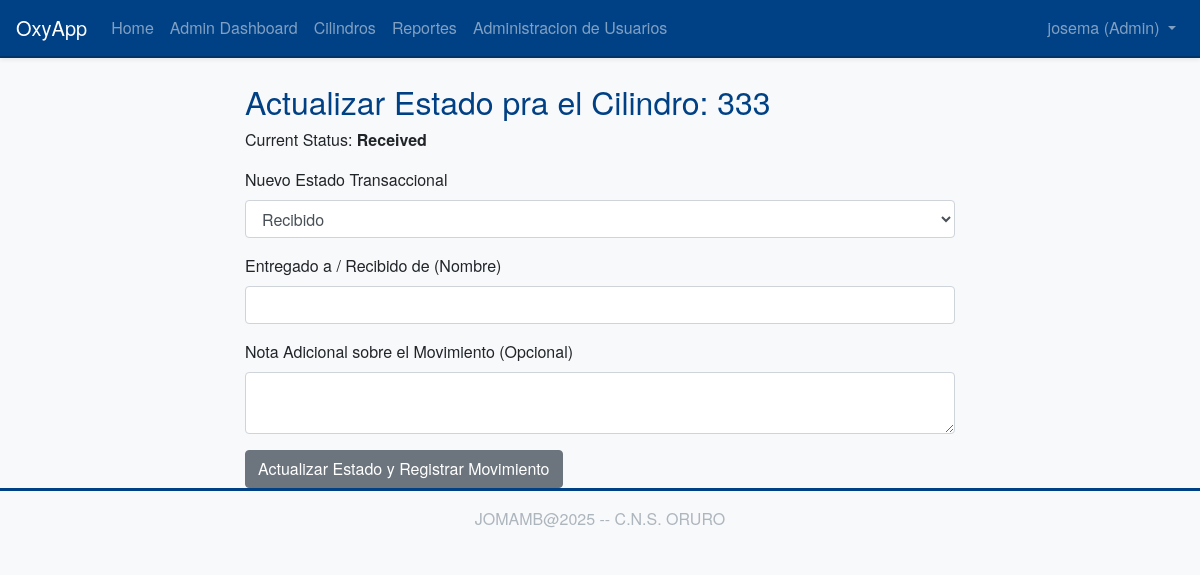
Screenshot of /cylinders/3/update_status (signed in) with the database file from the repository.
### app/models/user.py (models this page shows, shortened)
class User(UserMixin, db.Model):
    __tablename__ = 'user'
    id = db.Column(db.Integer, primary_key=True)
    username = db.Column(db.String(64), index=True, unique=True, nullable=False)
    email = db.Column(db.String(120), index=True, unique=True, nullable=False)
    password_hash = db.Column(db.String(128))
    nombre = db.Column(db.String(64), index=True, nullable=True)
    apellidos = db.Column(db.String(128), index=True, nullable=True)
    role = db.Column(db.String(10), default='user', nullable=False)
    movimientos_registrados = db.relationship(
        'HistorialMovimiento',
        foreign_keys=[HistorialMovimiento.user_id],
        backref=db.backref('usuario', lazy='joined'),
        lazy='dynamic',
        order_by=desc(HistorialMovimiento.fecha_movimiento)
    )

### app/models/cylinder.py (models this page shows, shortened)
class Cylinder(db.Model):
    __tablename__ = 'cylinder'
    id = db.Column(db.Integer, primary_key=True)
    cylinder_id_tag = db.Column(db.String(64), index=True, unique=True, nullable=False)
    status = db.Column(db.String(64), default='available', nullable=False)
    creation_date = db.Column(db.DateTime, index=True, default=datetime.utcnow)
    reception_date = db.Column(db.DateTime, nullable=True, index=True)
    delivery_date = db.Column(db.DateTime, nullable=True, index=True)
    marca = db.Column(db.String(80), nullable=True)
    color = db.Column(db.String(50), nullable=True)
    numero_serie = db.Column(db.String(80), nullable=True, index=True)
    esta_activo = db.Column(db.Boolean, default=True, nullable=True, index=True)##solo para pruebas
    historial_movimientos = db.relationship(
        'HistorialMovimiento',
        backref='cilindro',
        lazy='dynamic',
        order_by='HistorialMovimiento.fecha_movimiento.desc()'
    )

### app/routes/cylinders.py (the view, shortened to what this page needs)
@bp.route('/<int:cylinder_id>/update_status', methods=['GET', 'POST'])
@login_required
def update_cylinder_status(cylinder_id):
    cylinder = Cylinder.query.filter_by(id=cylinder_id, esta_activo=True).first_or_404()
    form = UpdateCylinderStatusForm(obj=cylinder)
    return render_template('cylinders/update_cylinder_status.html',
                           title=f'Registrar Movimiento para {cylinder.cylinder_id_tag}',
                           form=form, cylinder=cylinder)

### app/forms.py
class UpdateCylinderStatusForm(FlaskForm):
    status = SelectField('Nuevo Estado Transaccional', choices=[
        ('delivered', 'Entregado'),
        ('received', 'Recibido'),
    ], validators=[DataRequired(message="Seleccione un nuevo estado.")])
    nombre_contraparte = StringField('Entregado a / Recibido de (Nombre)', validators=[DataRequired(message="El nombre de la contraparte es requerido."), Length(max=150)])
    nota_movimiento = TextAreaField('Nota Adicional sobre el Movimiento (Opcional)', validators=[Optional(), Length(max=500)])
    submit_button = SubmitField('Actualizar Estado y Registrar Movimiento')  # Changed submit to submit_button

### app/models/user.py (called while the page is built)
@login.user_loader
def load_user(id):
    return User.query.get(int(id))

### app/templates/cylinders/update_cylinder_status.html (shortened to what this page needs)
{% extends "base.html" %}
{% import "bootstrap_wtf.html" as wtf %}
{% block content %}
<div class="container mt-4">
    <div class="row">
        <div class="col-md-8 offset-md-2">
            <h2>Actualizar Estado pra el Cilindro: {{ cylinder.cylinder_id_tag }}</h2>
            <p>Current Status: <strong>{{ cylinder.status.replace('_', ' ') | title }}</strong></p>
            {{ wtf.quick_form(form, action=url_for('cylinders.update_cylinder_status', cylinder_id=cylinder.id), method="post", button_map={'submit': 'primary'}) }}
        </div>
    </div>
</div>
{% endblock %}

### app/templates/base.html (shortened to what this page needs)
<!doctype html>
<html lang="en">
  <head>
    <link rel="stylesheet" href="https://stackpath.bootstrapcdn.com/bootstrap/4.5.2/css/bootstrap.min.css">
    <link rel="stylesheet" href="{{ url_for('static', filename='css/custom.css') }}">
    <link rel="stylesheet" href="{{ url_for('static', filename='css/print.css') }}" media="print">
  </head>
  <body>
    <nav class="navbar navbar-expand-lg navbar-dark bg-primary shadow-sm">
      <a class="navbar-brand" href="{{ url_for('main.index') }}">OxyApp</a>
      <div class="collapse navbar-collapse" id="navbarNav">
        <ul class="navbar-nav mr-auto">
          <li class="nav-item">
            <a class="nav-link" href="{{ url_for('main.index') }}">Home</a>
          </li>
          {% if current_user.is_authenticated %}
            {% if current_user.role == 'user' %}
            <li class="nav-item">
              <a class="nav-link" href="{{ url_for('main.dashboard') }}">Dashboard</a>
            </li>
            {% elif current_user.role == 'admin' %}
            <li class="nav-item">
              <a class="nav-link" href="{{ url_for('admin.dashboard') }}">Admin Dashboard</a>
            </li>
            {% endif %}
          <li class="nav-item">
            <a class="nav-link" href="{{ url_for('cylinders.index') }}">Cilindros</a>
          </li>
          <li class="nav-item">
            <a class="nav-link" href="{{ url_for('reports.index') }}">Reportes</a>
          </li>
          {% if current_user.role == 'admin' %}
          <li class="nav-item">
            <a class="nav-link" href="{{ url_for('admin.manage_users') }}">Administracion de Usuarios</a>
          </li>
          {% endif %}
          {% endif %}
        </ul>
        <ul class="navbar-nav">
          {% if current_user.is_anonymous %}
          <li class="nav-item">
            <a class="nav-link" href="{{ url_for('auth.login') }}">Login</a>
          </li>
          <li class="nav-item">
            <a class="nav-link btn btn-outline-light btn-sm" href="{{ url_for('auth.register') }}">Registro</a>
          </li>
          {% else %}
          <li class="nav-item dropdown">
            <a class="nav-link dropdown-toggle" href="#" id="navbarDropdown" role="button" data-toggle="dropdown" aria-haspopup="true" aria-expanded="false">
              {{ current_user.username }} ({{ current_user.role | title }})
            </a>
          </li>
          {% endif %}
        </ul>
      </div>
    </nav>
    <main role="main" class="container mt-4">
      {% block content %}{% endblock %}
    </main>
    <footer class="footer mt-auto py-3 bg-light text-center">
        <div class="container">
            <span class="text-muted">JOMAMB@2025 -- C.N.S. ORURO</span>
        </div>
    </footer>
  </body>
</html>

### app/templates/bootstrap_wtf.html (shortened to what this page needs)
{% macro quick_form(form, action='.', method='post', button_map={}, enctype=None, extra_classes=None, role='form', form_type='basic', horizontal_columns=('lg', 2, 10), novalidate=False, render_kw={}) %}
<form {% if action != None %}action="{{ action }}"{% endif %}
      method="{{ method }}"
      class="form {% if form_type == 'horizontal' %}form-horizontal{% endif %}
             {{ extra_classes if extra_classes else '' }}"
      {% if role %}role="{{ role }}"{% endif %}
      {% for k, v in render_kw.items() %}{{k}}="{{v}}"{% endfor %}>
  {% for field in form if not field.flags.hidden %}
    {% if field.type == 'CSRFTokenField' %}
    {% elif field.type == 'SubmitField' %}
    {% else %}
      <div class="form-group {% if field.errors %}has-error{% endif %}">
        {{ field.label(class="form-control-label") }}
        {{ field(class="form-control") }}
      </div>
    {% endif %}
  {% endfor %}
  {% for field in form if field.type == 'SubmitField' %}
    {{ field(class="btn btn-" + button_map.get(field.id, 'secondary')) }}
  {% endfor %}
</form>
{% endmacro %}

### app/static/css/custom.css (style rules this page uses)
body { font-family: 'Helvetica Neue', Helvetica, Arial, sans-serif; background-color: #f8f9fa; color: #212529; }
.navbar-dark.bg-primary { background-color: #004085 !important; border-bottom: 2px solid #003366; }
.navbar-dark .navbar-brand, .navbar-dark .navbar-brand:hover, .navbar-dark .navbar-brand:focus, .navbar-dark .nav-link { color: #ffffff; }
.footer { background-color: #343a40; color: #f8f9fa; padding-top: 1.5rem; padding-bottom: 1.5rem; border-top: 3px solid #004085; }
.footer .text-muted { color: #adb5bd !important; }
h1, h2, h3, h4, h5, .display-4 { color: #004085; }

### rows the page displays
User: username "josema", role "Admin"
Cylinder: cylinder_id_tag "333", status.replace "Received", status "Recibido"

### other values shown
{{ field.label(class="form-control-label") }} "Nuevo Estado Transaccional" "Entregado a / Recibido de (Nombre)" "Nota Adicional sobre el Movimiento (Opcional)"
